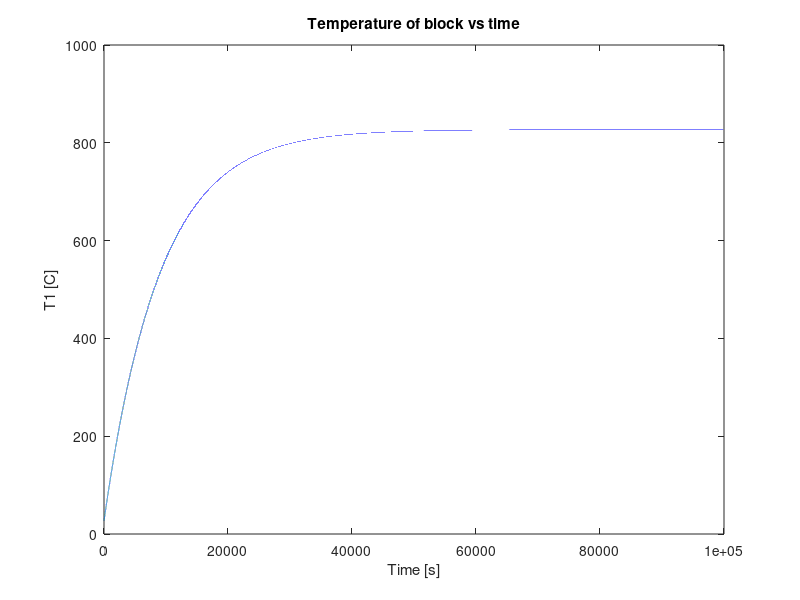

Write MATLAB code to recreate this figure.
% Thermal Modeling of a block

clear
clc

time = 1:0.5:10e4;
m = 1; % kg
current = 2; % A
r = 20; % ohms
Ra = 10;
cPBlock = 900; % J/KgC

% Initial Conditions
Tequi = 27; % deg C
TblockInitial = Tequi;
Tambient = Tequi;

% Simulation

for t = 1:length(time)
    if t == 1
        T(t) = Tequi;
    else 
        dt = time(t) - time(t-1);
        T(t) = ((current^2)*r*dt*Ra + m*cPBlock*Ra*T(t-1) + Tambient*dt) / (m*cPBlock*Ra + dt);
    end

end

figure
plot(time, T)
xlabel('Time [s]')
ylabel('T1 [C]')
title('Temperature of block vs time')

